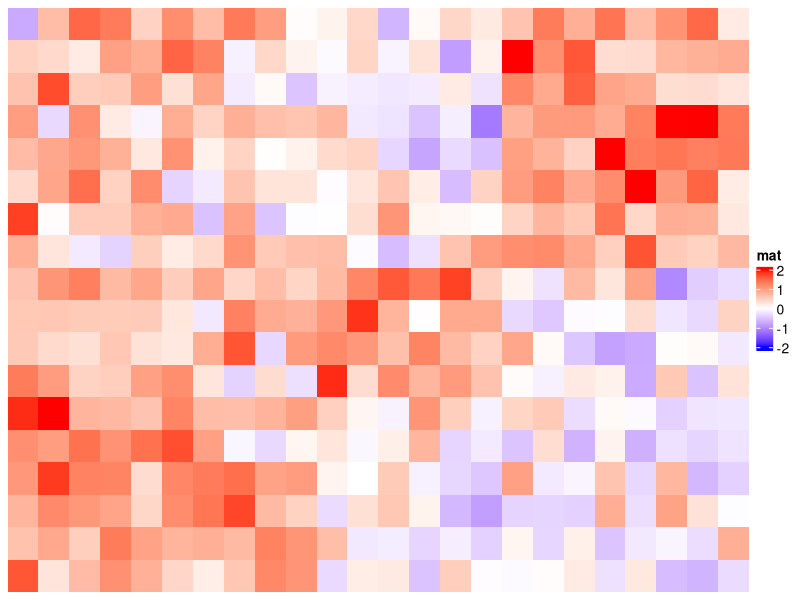
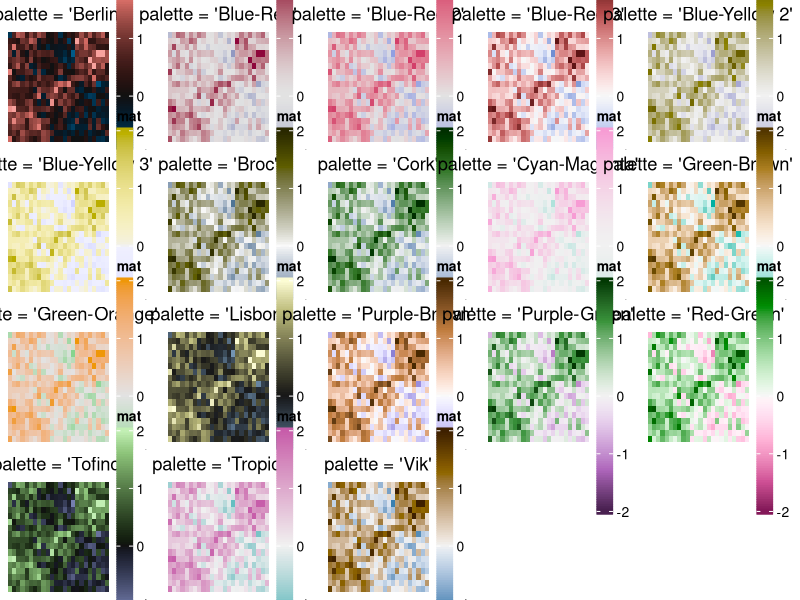
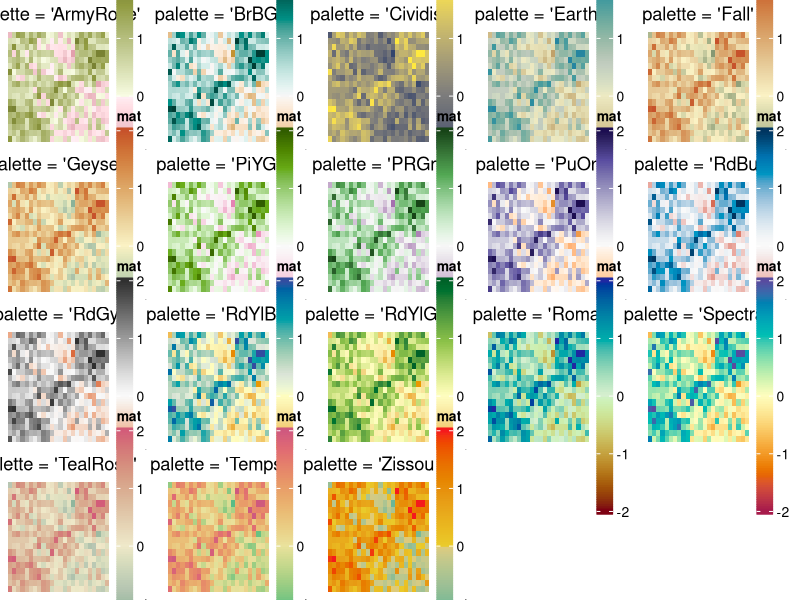
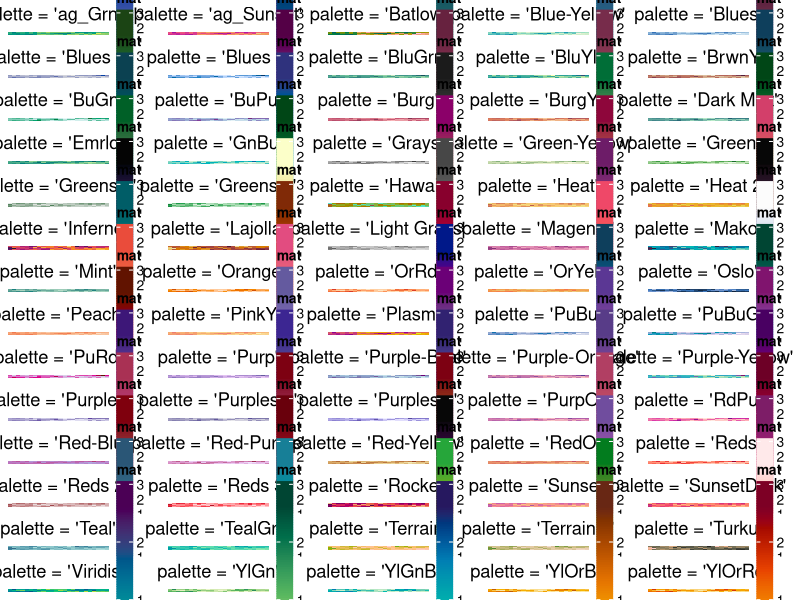

Write R code to recreate these figures, in order.
## ---- chunk 1
library(knitr)
knitr::opts_chunk$set(
    error = FALSE,
    tidy  = FALSE,
    message = FALSE,
    warning = FALSE,
    fig.align = "center"
)
## ---- chunk 2
set.seed(123)
nr1 = 4; nr2 = 8; nr3 = 6; nr = nr1 + nr2 + nr3
nc1 = 6; nc2 = 8; nc3 = 10; nc = nc1 + nc2 + nc3
mat = cbind(rbind(matrix(rnorm(nr1*nc1, mean = 1,   sd = 0.5), nr = nr1),
                  matrix(rnorm(nr2*nc1, mean = 0,   sd = 0.5), nr = nr2),
                  matrix(rnorm(nr3*nc1, mean = 0,   sd = 0.5), nr = nr3)),
            rbind(matrix(rnorm(nr1*nc2, mean = 0,   sd = 0.5), nr = nr1),
                  matrix(rnorm(nr2*nc2, mean = 1,   sd = 0.5), nr = nr2),
                  matrix(rnorm(nr3*nc2, mean = 0,   sd = 0.5), nr = nr3)),
            rbind(matrix(rnorm(nr1*nc3, mean = 0.5, sd = 0.5), nr = nr1),
                  matrix(rnorm(nr2*nc3, mean = 0.5, sd = 0.5), nr = nr2),
                  matrix(rnorm(nr3*nc3, mean = 1,   sd = 0.5), nr = nr3))
           )
## ---- chunk 3
library(circlize)
library(ComplexHeatmap)
col_fun = colorRamp2(c(-2, 0, 2), c("blue", "white", "red"))
Heatmap(mat, name = "mat", col = col_fun,
    show_row_dend = FALSE, show_column_dend = FALSE)
## ---- chunk 4
fig_width = 4
fig_per_row = 5
## ---- chunk 5
hcl.pals("diverging")
hcl.pals("divergingx")
hcl.pals("sequential")
## ---- chunk 6
pl = list()
for(palette in sort(hcl.pals("diverging"))) {
    col_fun = colorRamp2(c(-2, 0, 2), hcl_palette = palette)
    ht = Heatmap(mat, name = "mat", col = col_fun, 
        show_row_dend = FALSE, show_column_dend = FALSE,
        column_title = paste0("palette = '", palette, "'"),
        heatmap_legend_param = list(legend_height = unit(6, "cm")))
    pl[[palette]] = grid.grabExpr(draw(ht))
}
library(cowplot)
plot_grid(plotlist = pl, ncol = 5)
## ---- chunk 7
pl = list()
for(palette in sort(hcl.pals("divergingx"))) {
    col_fun = colorRamp2(c(-2, 0, 2), hcl_palette = palette)
    ht = Heatmap(mat, name = "mat", col = col_fun, 
        show_row_dend = FALSE, show_column_dend = FALSE,
        column_title = paste0("palette = '", palette, "'"),
        heatmap_legend_param = list(legend_height = unit(6, "cm")))
    pl[[palette]] = grid.grabExpr(draw(ht))
}
plot_grid(plotlist = pl, ncol = 5)
## ---- chunk 8
pl = list()
for(palette in sort(hcl.pals("sequential"))) {
    col_fun = colorRamp2(range(mat), hcl_palette = palette, reverse = TRUE)
    ht = Heatmap(mat, name = "mat", col = col_fun, 
        show_row_dend = FALSE, show_column_dend = FALSE,
        column_title = paste0("palette = '", palette, "'"),
        heatmap_legend_param = list(legend_height = unit(6, "cm")))
    pl[[palette]] = grid.grabExpr(draw(ht))
}
plot_grid(plotlist = pl, ncol = 5)
